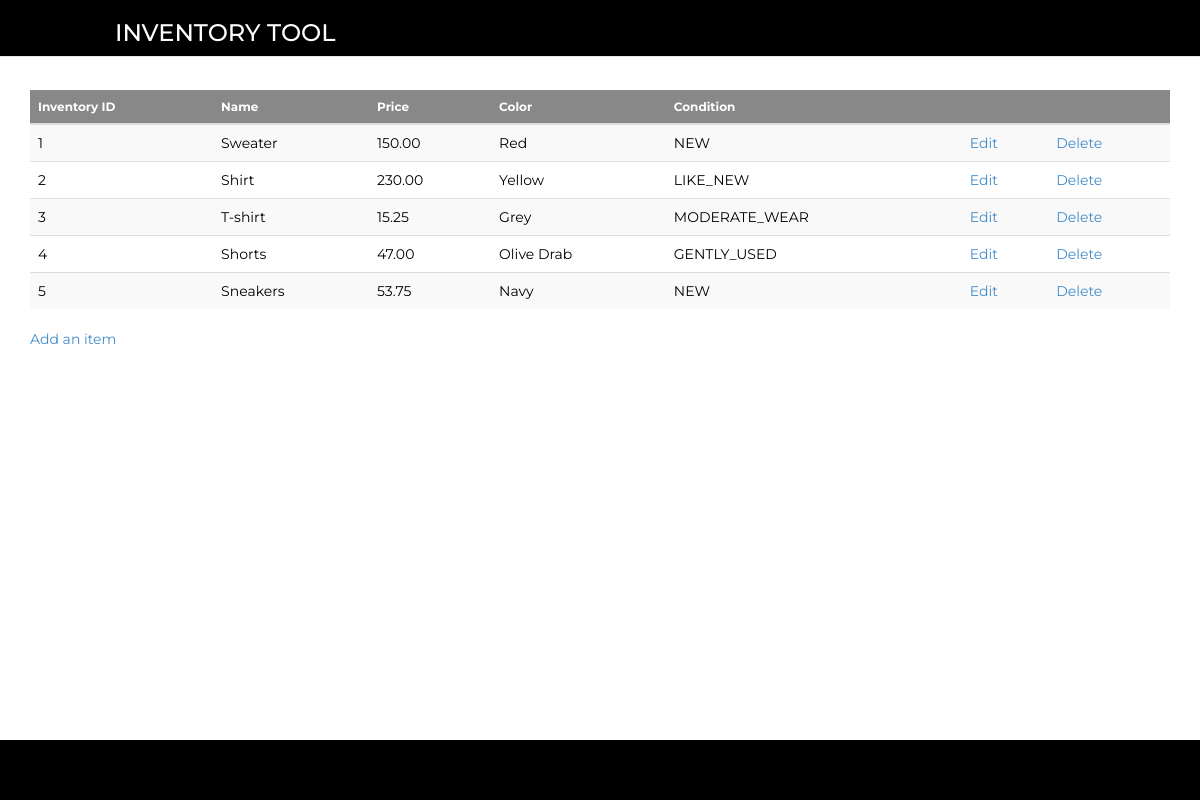
/php/index.php, run on the app's committed database.
### tables this page shows
CREATE TABLE IF NOT EXISTS `inventory` (
  `item_id` INTEGER AUTO_INCREMENT PRIMARY KEY,
  `item_name` varchar(128) DEFAULT NULL,
  `item_price` decimal(7,2) DEFAULT NULL,
  `item_color` varchar(64) DEFAULT NULL,
  `item_condition` varchar(20) DEFAULT NULL
);

### php/common.php (called while the page is built, shortened)
<?php
   function getConnection() {
      $host = "localhost";
      $user = "inv_user";
      $pass = "inv123";
      $db = "invdemo";
      $connection = @mysqli_connect($host, $user, $pass, $db);
      return $connection;
   }
   function getInventory() {
      $connection = getConnection();
      if ($connection) {
         $data = mysqli_query($connection, "SELECT * FROM inventory");
         while ($row = mysqli_fetch_assoc($data)) {
            $result[] = $row;
         }
      } else {
         return false;
      }
      return $result;
   }
?>

### php/inventory.php (the view)
<?php
   include("./common.php");
   $data = getInventory();
   if ($data || gettype($data) === "array") {
      echo "<table class='table table-striped table-hover'>
               <thead>
                  <th>Inventory ID</th>
                  <th>Name</th>
                  <th>Price</th>
                  <th>Color</th>
                  <th>Condition</th>
                  <th></th>
                  <th></th>
               </thead>";
      foreach ($data as $value) {
         $id = $value['item_id'];
         echo "<tr>
            <td>$id</td>
            <td>" . $value['item_name'] . "</td>
            <td>" . $value['item_price'] . "</td>
            <td>" . $value['item_color'] . "</td>
            <td>" . $value['item_condition'] . "</td>
            <td><a href='./add-item.php?item_id=$id'>Edit</a></td>
            <td><a href='./delete-item.php?item_id=$id'>Delete</a></td>
            </tr>";
      }
      echo "</table>";
      echo "<a href='./add-item.php'>Add an item</a>";
   } else {
      echo "<br><div class='alert alert-info text-center'>Failed to connect to server.</div>";
   }
?>

### php/index.php (shortened to what this page needs)
<!DOCTYPE html>
<html>
   <head>
      <link rel="stylesheet" type="text/css" href="../css/bootstrap.css">
      <link rel="stylesheet" type="text/css" href="../css/custom.css">
   </head>
   <body>
      <div id="header"><?php include("../html/header.html") ?></div>
      <br>
      <div class="container-fluid center-block">
         <div class="row">
            <div class="container" id="content">
               <?php include("./inventory.php"); ?>
            </div>
         </div>
      </div>
      <div id="footer"><?php include("../html/footer.html") ?></div>
   </body>
</html>

### css/custom.css (style rules this page uses)
html { position: relative; min-height: 100%; }
body { margin-bottom: 60px; padding-top: 70px; color: #000000; font-family: 'Montserrat', san-serif; font-weight: 400; }
.footer { position: absolute; bottom: 0; width: 100%; height: 60px; background-color: #000000; color: #FFFFFF; font-family: 'Montserrat', san-serif; }
.brand { color: #FFFFFF; font-family: 'Montserrat', serif; font-weight: 700; }
.navbar { background-color: #000000; }
thead { background-color: #888888; color: #FFFFFF; font-weight: normal; font-size: 12px; }

### data on the page
inventory: item_id "1", item_name "Sweater", item_price "150.00", item_color "Red", item_condition "NEW"
inventory: item_id "2", item_name "Shirt", item_price "230.00", item_color "Yellow", item_condition "LIKE_NEW"
inventory: item_id "3", item_name "T-shirt", item_price "15.25", item_color "Grey", item_condition "MODERATE_WEAR"
inventory: item_id "4", item_name "Shorts", item_price "47.00", item_color "Olive Drab", item_condition "GENTLY_USED"
inventory: item_id "5", item_name "Sneakers", item_price "53.75", item_color "Navy", item_condition "NEW"
